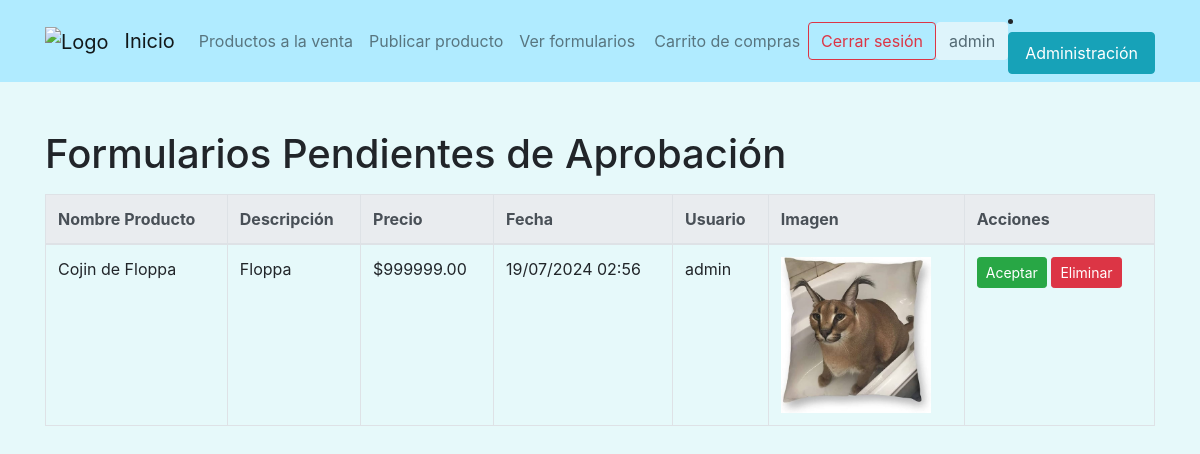
The page /ver-formularios/ (signed in) on the database as committed earlier.
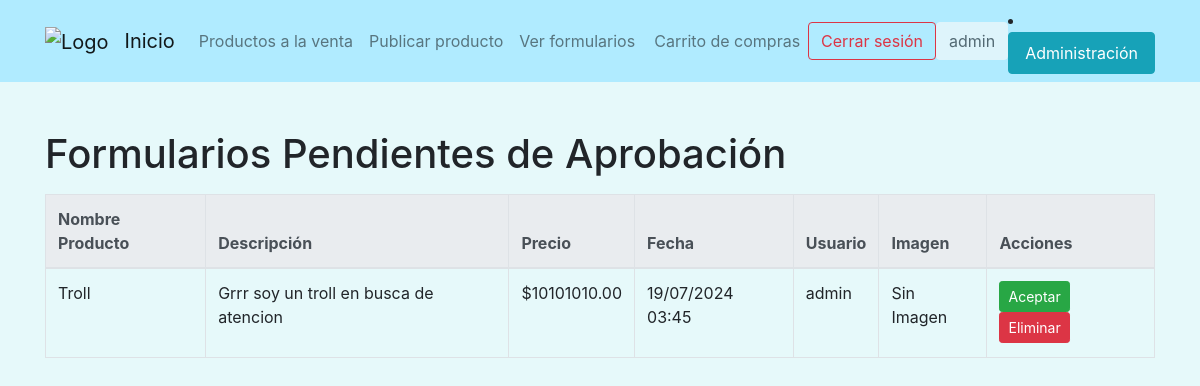
The same page on the database as committed later.
### tienda/models.py (models this page shows, shortened)
class Producto(models.Model):
    id = models.AutoField(primary_key=True)
    titulo = models.CharField(max_length=100, unique=True)
    descripcion = models.TextField()
    precio = models.DecimalField(max_digits=10, decimal_places=2)
    fecha = models.DateTimeField(default=timezone.now)
    usuario = models.ForeignKey(User, on_delete=models.CASCADE, default=None)
    aprobado = models.BooleanField(default=False)
    vendido = models.BooleanField(default=False)
    imagen = models.ImageField(upload_to='productos/', null=True, blank=True)

### tienda/views.py (the view)
# urls.py: path('ver-formularios/', views.ver_formularios, name='ver_formularios'),
@staff_member_required
def ver_formularios(request):
    productos_pendientes = Producto.objects.filter(aprobado=False)
    return render(request, 'tienda/ver_formularios.html', {'productos': productos_pendientes})

### tienda/templates/tienda/ver_formularios.html (shortened to what this page needs)
<!DOCTYPE html>
{% load static %}
<html lang="es">
<head>
    <link rel="stylesheet" href="https://stackpath.bootstrapcdn.com/bootstrap/4.5.2/css/bootstrap.min.css">
</head>
<body>
    {% include 'tienda/navbar.html' %}
    <div class="container mt-5">
        <h1>Formularios Pendientes de Aprobación</h1>
        <table class="table table-bordered table-hover mt-3">
            <thead class="thead-light">
                <tr>
                    <th>Nombre Producto</th>
                    <th>Descripción</th>
                    <th>Precio</th>
                    <th>Fecha</th>
                    <th>Usuario</th>
                    <th>Imagen</th>
                    <th>Acciones</th>
                </tr>
            </thead>
            <tbody>
                {% for producto in productos %}
                <tr>
                    <td>{{ producto.titulo }}</td>
                    <td>{{ producto.descripcion }}</td>
                    <td>${{ producto.precio }}</td>
                    <td>{{ producto.fecha|date:"d/m/Y H:i" }}</td>
                    <td>{{ producto.usuario.username }}</td>
                    <td>
                        {% if producto.imagen %}
                        <img src="{{ producto.imagen.url }}" alt="{{ producto.titulo }}" style="max-width: 150px;">
                        {% else %}
                        <p>Sin Imagen</p>
                        {% endif %}
                    </td>
                    <td>
                        <form action="{% url 'tienda:aceptar_producto' producto.pk %}" method="post" style="display:inline;">
                            <button type="submit" class="btn btn-success btn-sm">Aceptar</button>
                        </form>
                        <form action="{% url 'tienda:eliminar_producto' producto.pk %}" method="post" style="display:inline;">
                            <button type="submit" class="btn btn-danger btn-sm">Eliminar</button>
                        </form>
                    </td>
                </tr>
                {% endfor %}
            </tbody>
        </table>
    </div>
</body>
</html>

Rows that differ between the two databases and show on the page:
no longer on this page (row edited): Producto: titulo "Cojin de Floppa", descripcion "Floppa", precio "999999.00", fecha "19/07/2024 02:56", usuario.username "admin", imagen (picture)
added Producto: titulo "Troll", descripcion "Grrr soy un troll en busca de atencion", precio "10101010.00", fecha "19/07/2024 03:45", usuario.username "admin", imagen "Sin Imagen"
